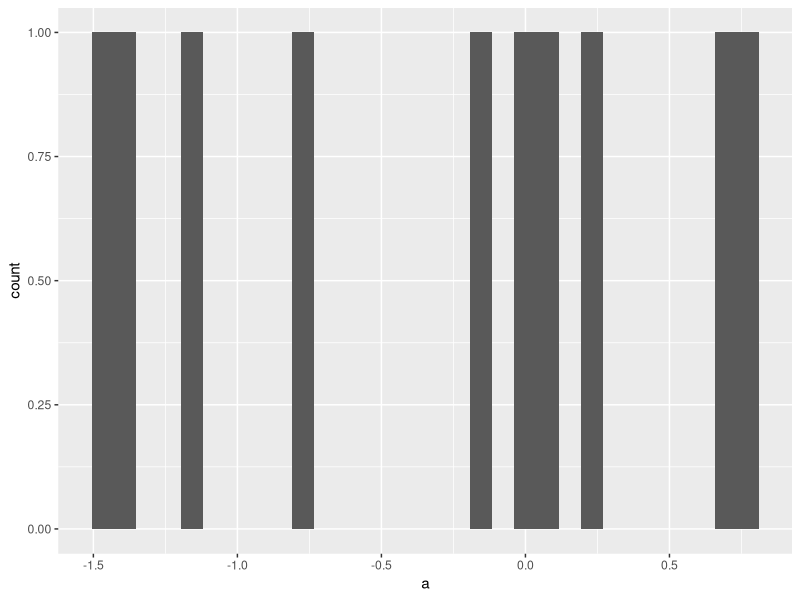

The R script that drew this image:
ds <-  data.frame(a = rnorm(10),
                  b = letters[1:10])

summary(ds)

library(ggplot2)

ggplot(data = ds) +
  geom_histogram(aes(x = a))
